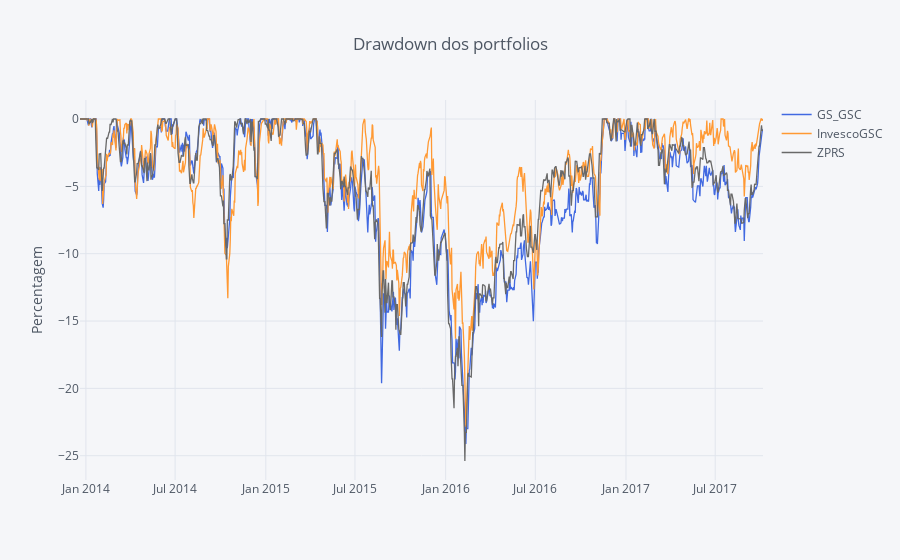

The cell this chart's notebook holds for it:
### Code cell
#### Computing Drawdowns ####
DD = round(compute_drawdowns(Quotes_df_norm), 2)

DD.iplot(kind='scatter', title='Drawdown dos portfolios', yTitle='Percentagem', colors=['royalblue', 'orange', 'dimgray'])

### Figure 1 — Plotly figure (JSON) as saved in the notebook; plotly's stock layout.template omitted (floating-point values rounded to 4 significant figures; data arrays with more than 128 entries replaced by an {"elided": "..."} marker saying what was removed)
{"data": [{"line": {"color": "rgba(65, 105, 225, 1.0)", "dash": "solid", "width": 1.3}, "mode": "lines", "name": "GS_GSC", "text": "", "type": "scatter", "x": {"elided": "953 str values"}, "y": {"elided": "953 float values"}}, {"line": {"color": "rgba(255, 153, 51, 1.0)", "dash": "solid", "width": 1.3}, "mode": "lines", "name": "InvescoGSC", "text": "", "type": "scatter", "x": {"elided": "953 str values"}, "y": {"elided": "953 float values"}}, {"line": {"color": "rgba(105, 105, 105, 1.0)", "dash": "solid", "width": 1.3}, "mode": "lines", "name": "ZPRS", "text": "", "type": "scatter", "x": {"elided": "953 str values"}, "y": {"elided": "953 float values"}}], "layout": {"legend": {"bgcolor": "#F5F6F9", "font": {"color": "#4D5663"}}, "paper_bgcolor": "#F5F6F9", "plot_bgcolor": "#F5F6F9", "title": "Drawdown dos portfolios", "titlefont": {"color": "#4D5663"}, "xaxis1": {"gridcolor": "#E1E5ED", "showgrid": true, "tickfont": {"color": "#4D5663"}, "title": "", "titlefont": {"color": "#4D5663"}, "zerolinecolor": "#E1E5ED"}, "yaxis1": {"gridcolor": "#E1E5ED", "showgrid": true, "tickfont": {"color": "#4D5663"}, "title": "Percentagem", "titlefont": {"color": "#4D5663"}, "zerolinecolor": "#E1E5ED"}}}
